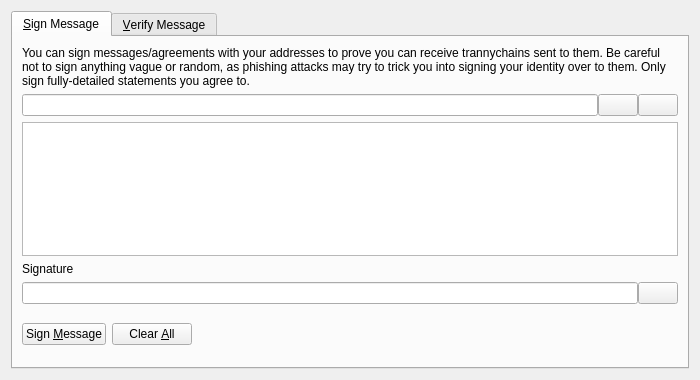
<?xml version="1.0" encoding="UTF-8"?>
<ui version="4.0">
 <class>SignVerifyMessageDialog</class>
 <widget class="QDialog" name="SignVerifyMessageDialog">
  <property name="geometry">
   <rect>
    <x>0</x>
    <y>0</y>
    <width>700</width>
    <height>380</height>
   </rect>
  </property>
  <property name="windowTitle">
   <string>Signatures - Sign / Verify a Message</string>
  </property>
  <property name="modal">
   <bool>true</bool>
  </property>
  <layout class="QVBoxLayout" name="verticalLayout">
   <item>
    <widget class="QTabWidget" name="tabWidget">
     <property name="currentIndex">
      <number>0</number>
     </property>
     <widget class="QWidget" name="tabSignMessage">
      <attribute name="title">
       <string>&amp;Sign Message</string>
      </attribute>
      <layout class="QVBoxLayout" name="verticalLayout_SM">
       <item>
        <widget class="QLabel" name="infoLabel_SM">
         <property name="text">
          <string>You can sign messages/agreements with your addresses to prove you can receive trannychains sent to them. Be careful not to sign anything vague or random, as phishing attacks may try to trick you into signing your identity over to them. Only sign fully-detailed statements you agree to.</string>
         </property>
         <property name="textFormat">
          <enum>Qt::PlainText</enum>
         </property>
         <property name="wordWrap">
          <bool>true</bool>
         </property>
        </widget>
       </item>
       <item>
        <layout class="QHBoxLayout" name="horizontalLayout_1_SM">
         <property name="spacing">
          <number>0</number>
         </property>
         <item>
          <widget class="QValidatedLineEdit" name="addressIn_SM">
           <property name="toolTip">
            <string>The Trannychain address to sign the message with</string>
           </property>
          </widget>
         </item>
         <item>
          <widget class="QPushButton" name="addressBookButton_SM">
           <property name="toolTip">
            <string>Choose previously used address</string>
           </property>
           <property name="text">
            <string/>
           </property>
           <property name="icon">
            <iconset resource="../bitcoin.qrc">
             <normaloff>:/icons/address-book</normaloff>:/icons/address-book</iconset>
           </property>
           <property name="shortcut">
            <string>Alt+A</string>
           </property>
           <property name="autoDefault">
            <bool>false</bool>
           </property>
          </widget>
         </item>
         <item>
          <widget class="QPushButton" name="pasteButton_SM">
           <property name="toolTip">
            <string>Paste address from clipboard</string>
           </property>
           <property name="text">
            <string/>
           </property>
           <property name="icon">
            <iconset resource="../bitcoin.qrc">
             <normaloff>:/icons/editpaste</normaloff>:/icons/editpaste</iconset>
           </property>
           <property name="shortcut">
            <string>Alt+P</string>
           </property>
           <property name="autoDefault">
            <bool>false</bool>
           </property>
          </widget>
         </item>
        </layout>
       </item>
       <item>
        <widget class="QPlainTextEdit" name="messageIn_SM">
         <property name="toolTip">
          <string>Enter the message you want to sign here</string>
         </property>
        </widget>
       </item>
       <item>
        <widget class="QLabel" name="signatureLabel_SM">
         <property name="text">
          <string>Signature</string>
         </property>
         <property name="textFormat">
          <enum>Qt::PlainText</enum>
         </property>
        </widget>
       </item>
       <item>
        <layout class="QHBoxLayout" name="horizontalLayout_2_SM">
         <property name="spacing">
          <number>0</number>
         </property>
         <item>
          <widget class="QLineEdit" name="signatureOut_SM">
           <property name="font">
            <font>
             <italic>true</italic>
            </font>
           </property>
           <property name="readOnly">
            <bool>true</bool>
           </property>
          </widget>
         </item>
         <item>
          <widget class="QPushButton" name="copySignatureButton_SM">
           <property name="toolTip">
            <string>Copy the current signature to the system clipboard</string>
           </property>
           <property name="text">
            <string/>
           </property>
           <property name="icon">
            <iconset resource="../bitcoin.qrc">
             <normaloff>:/icons/editcopy</normaloff>:/icons/editcopy</iconset>
           </property>
           <property name="autoDefault">
            <bool>false</bool>
           </property>
          </widget>
         </item>
        </layout>
       </item>
       <item>
        <layout class="QHBoxLayout" name="horizontalLayout_3_SM">
         <item>
          <widget class="QPushButton" name="signMessageButton_SM">
           <property name="toolTip">
            <string>Sign the message to prove you own this Trannychain address</string>
           </property>
           <property name="text">
            <string>Sign &amp;Message</string>
           </property>
           <property name="icon">
            <iconset resource="../bitcoin.qrc">
             <normaloff>:/icons/edit</normaloff>:/icons/edit</iconset>
           </property>
           <property name="autoDefault">
            <bool>false</bool>
           </property>
          </widget>
         </item>
         <item>
          <widget class="QPushButton" name="clearButton_SM">
           <property name="toolTip">
            <string>Reset all sign message fields</string>
           </property>
           <property name="text">
            <string>Clear &amp;All</string>
           </property>
           <property name="icon">
            <iconset resource="../bitcoin.qrc">
             <normaloff>:/icons/remove</normaloff>:/icons/remove</iconset>
           </property>
           <property name="autoDefault">
            <bool>false</bool>
           </property>
          </widget>
         </item>
         <item>
          <spacer name="horizontalSpacer_1_SM">
           <property name="orientation">
            <enum>Qt::Horizontal</enum>
           </property>
           <property name="sizeHint" stdset="0">
            <size>
             <width>40</width>
             <height>48</height>
            </size>
           </property>
          </spacer>
         </item>
         <item>
          <widget class="QLabel" name="statusLabel_SM">
           <property name="font">
            <font>
             <weight>75</weight>
             <bold>true</bold>
            </font>
           </property>
           <property name="text">
            <string/>
           </property>
           <property name="wordWrap">
            <bool>true</bool>
           </property>
          </widget>
         </item>
         <item>
          <spacer name="horizontalSpacer_2_SM">
           <property name="orientation">
            <enum>Qt::Horizontal</enum>
           </property>
           <property name="sizeHint" stdset="0">
            <size>
             <width>40</width>
             <height>48</height>
            </size>
           </property>
          </spacer>
         </item>
        </layout>
       </item>
      </layout>
     </widget>
     <widget class="QWidget" name="tabVerifyMessage">
      <attribute name="title">
       <string>&amp;Verify Message</string>
      </attribute>
      <layout class="QVBoxLayout" name="verticalLayout_VM">
       <item>
        <widget class="QLabel" name="infoLabel_VM">
         <property name="text">
          <string>Enter the receiver's address, message (ensure you copy line breaks, spaces, tabs, etc. exactly) and signature below to verify the message. Be careful not to read more into the signature than what is in the signed message itself, to avoid being tricked by a man-in-the-middle attack. Note that this only proves the signing party receives with the address, it cannot prove sendership of any transaction!</string>
         </property>
         <property name="textFormat">
          <enum>Qt::PlainText</enum>
         </property>
         <property name="alignment">
          <set>Qt::AlignLeading|Qt::AlignLeft|Qt::AlignTop</set>
         </property>
         <property name="wordWrap">
          <bool>true</bool>
         </property>
        </widget>
       </item>
       <item>
        <layout class="QHBoxLayout" name="horizontalLayout_1_VM">
         <property name="spacing">
          <number>0</number>
         </property>
         <item>
          <widget class="QValidatedLineEdit" name="addressIn_VM">
           <property name="toolTip">
            <string>The Trannychain address the message was signed with</string>
           </property>
          </widget>
         </item>
         <item>
          <widget class="QPushButton" name="addressBookButton_VM">
           <property name="toolTip">
            <string>Choose previously used address</string>
           </property>
           <property name="text">
            <string/>
           </property>
           <property name="icon">
            <iconset resource="../bitcoin.qrc">
             <normaloff>:/icons/address-book</normaloff>:/icons/address-book</iconset>
           </property>
           <property name="shortcut">
            <string>Alt+A</string>
           </property>
           <property name="autoDefault">
            <bool>false</bool>
           </property>
          </widget>
         </item>
        </layout>
       </item>
       <item>
        <widget class="QPlainTextEdit" name="messageIn_VM"/>
       </item>
       <item>
        <widget class="QValidatedLineEdit" name="signatureIn_VM"/>
       </item>
       <item>
        <layout class="QHBoxLayout" name="horizontalLayout_2_VM">
         <item>
          <widget class="QPushButton" name="verifyMessageButton_VM">
           <property name="toolTip">
            <string>Verify the message to ensure it was signed with the specified Trannychain address</string>
           </property>
           <property name="text">
            <string>Verify &amp;Message</string>
           </property>
           <property name="icon">
            <iconset resource="../bitcoin.qrc">
             <normaloff>:/icons/transaction_0</normaloff>:/icons/transaction_0</iconset>
           </property>
           <property name="autoDefault">
            <bool>false</bool>
           </property>
          </widget>
         </item>
         <item>
          <widget class="QPushButton" name="clearButton_VM">
           <property name="toolTip">
            <string>Reset all verify message fields</string>
           </property>
           <property name="text">
            <string>Clear &amp;All</string>
           </property>
           <property name="icon">
            <iconset resource="../bitcoin.qrc">
             <normaloff>:/icons/remove</normaloff>:/icons/remove</iconset>
           </property>
           <property name="autoDefault">
            <bool>false</bool>
           </property>
          </widget>
         </item>
         <item>
          <spacer name="horizontalSpacer_1_VM">
           <property name="orientation">
            <enum>Qt::Horizontal</enum>
           </property>
           <property name="sizeHint" stdset="0">
            <size>
             <width>40</width>
             <height>48</height>
            </size>
           </property>
          </spacer>
         </item>
         <item>
          <widget class="QLabel" name="statusLabel_VM">
           <property name="font">
            <font>
             <weight>75</weight>
             <bold>true</bold>
            </font>
           </property>
           <property name="text">
            <string/>
           </property>
           <property name="wordWrap">
            <bool>true</bool>
           </property>
          </widget>
         </item>
         <item>
          <spacer name="horizontalSpacer_2_VM">
           <property name="orientation">
            <enum>Qt::Horizontal</enum>
           </property>
           <property name="sizeHint" stdset="0">
            <size>
             <width>40</width>
             <height>48</height>
            </size>
           </property>
          </spacer>
         </item>
        </layout>
       </item>
      </layout>
     </widget>
    </widget>
   </item>
  </layout>
 </widget>
 <customwidgets>
  <customwidget>
   <class>QValidatedLineEdit</class>
   <extends>QLineEdit</extends>
   <header>qvalidatedlineedit.h</header>
  </customwidget>
 </customwidgets>
 <resources>
  <include location="../bitcoin.qrc"/>
 </resources>
 <connections/>
</ui>
